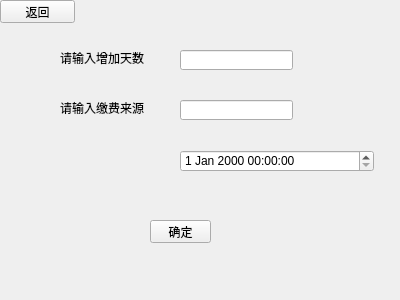
<?xml version="1.0" encoding="UTF-8"?>
<ui version="4.0">
 <class>changeTime</class>
 <widget class="QWidget" name="changeTime">
  <property name="geometry">
   <rect>
    <x>0</x>
    <y>0</y>
    <width>400</width>
    <height>300</height>
   </rect>
  </property>
  <property name="windowTitle">
   <string>Form</string>
  </property>
  <widget class="QLabel" name="label">
   <property name="geometry">
    <rect>
     <x>60</x>
     <y>50</y>
     <width>101</width>
     <height>16</height>
    </rect>
   </property>
   <property name="text">
    <string>请输入增加天数</string>
   </property>
  </widget>
  <widget class="QPushButton" name="pushButton">
   <property name="geometry">
    <rect>
     <x>150</x>
     <y>220</y>
     <width>61</width>
     <height>23</height>
    </rect>
   </property>
   <property name="text">
    <string>确定</string>
   </property>
  </widget>
  <widget class="QPushButton" name="pushButton_2">
   <property name="geometry">
    <rect>
     <x>0</x>
     <y>0</y>
     <width>75</width>
     <height>23</height>
    </rect>
   </property>
   <property name="text">
    <string>返回</string>
   </property>
  </widget>
  <widget class="QLineEdit" name="lineEdit">
   <property name="geometry">
    <rect>
     <x>180</x>
     <y>50</y>
     <width>113</width>
     <height>20</height>
    </rect>
   </property>
  </widget>
  <widget class="QLabel" name="label_2">
   <property name="geometry">
    <rect>
     <x>60</x>
     <y>100</y>
     <width>91</width>
     <height>16</height>
    </rect>
   </property>
   <property name="text">
    <string>请输入缴费来源</string>
   </property>
  </widget>
  <widget class="QLineEdit" name="lineEdit_2">
   <property name="geometry">
    <rect>
     <x>180</x>
     <y>100</y>
     <width>113</width>
     <height>20</height>
    </rect>
   </property>
  </widget>
  <widget class="QDateTimeEdit" name="dateTimeEdit">
   <property name="geometry">
    <rect>
     <x>180</x>
     <y>150</y>
     <width>194</width>
     <height>22</height>
    </rect>
   </property>
  </widget>
 </widget>
 <resources/>
 <connections/>
</ui>
